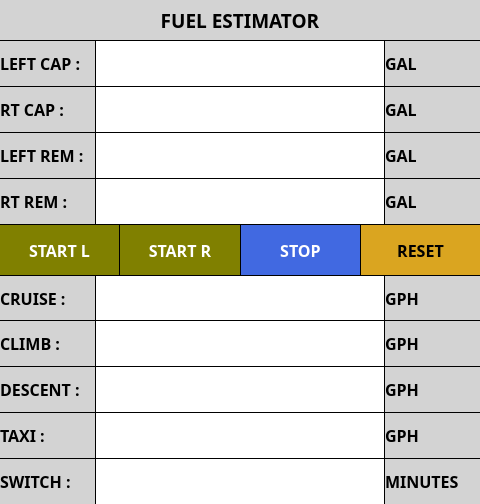
<?xml version="1.0" encoding="UTF-8"?>
<ui version="4.0">
 <class>FuelTanksDialog</class>
 <widget class="QDialog" name="FuelTanksDialog">
  <property name="geometry">
   <rect>
    <x>0</x>
    <y>0</y>
    <width>480</width>
    <height>504</height>
   </rect>
  </property>
  <property name="sizePolicy">
   <sizepolicy hsizetype="Expanding" vsizetype="Expanding">
    <horstretch>0</horstretch>
    <verstretch>0</verstretch>
   </sizepolicy>
  </property>
  <property name="palette">
   <palette>
    <active>
     <colorrole role="Base">
      <brush brushstyle="SolidPattern">
       <color alpha="255">
        <red>255</red>
        <green>255</green>
        <blue>255</blue>
       </color>
      </brush>
     </colorrole>
     <colorrole role="Window">
      <brush brushstyle="SolidPattern">
       <color alpha="255">
        <red>0</red>
        <green>0</green>
        <blue>0</blue>
       </color>
      </brush>
     </colorrole>
    </active>
    <inactive>
     <colorrole role="Base">
      <brush brushstyle="SolidPattern">
       <color alpha="255">
        <red>255</red>
        <green>255</green>
        <blue>255</blue>
       </color>
      </brush>
     </colorrole>
     <colorrole role="Window">
      <brush brushstyle="SolidPattern">
       <color alpha="255">
        <red>0</red>
        <green>0</green>
        <blue>0</blue>
       </color>
      </brush>
     </colorrole>
    </inactive>
    <disabled>
     <colorrole role="Base">
      <brush brushstyle="SolidPattern">
       <color alpha="255">
        <red>0</red>
        <green>0</green>
        <blue>0</blue>
       </color>
      </brush>
     </colorrole>
     <colorrole role="Window">
      <brush brushstyle="SolidPattern">
       <color alpha="255">
        <red>0</red>
        <green>0</green>
        <blue>0</blue>
       </color>
      </brush>
     </colorrole>
    </disabled>
   </palette>
  </property>
  <property name="font">
   <font>
    <family>Piboto</family>
    <pointsize>12</pointsize>
    <weight>75</weight>
    <bold>true</bold>
   </font>
  </property>
  <property name="windowTitle">
   <string>FUEL</string>
  </property>
  <property name="styleSheet">
   <string notr="true">QPushButton
{
	border: none;
	color: white;
	background-color: DimGray;
	margin: 0px;
}
QPushButton::pressed
{
	border: none;
	color: black;
	background-color: LightGray;
	margin: 0px;
}
</string>
  </property>
  <layout class="QGridLayout" name="m_pFuelGridLayout">
   <property name="leftMargin">
    <number>0</number>
   </property>
   <property name="topMargin">
    <number>0</number>
   </property>
   <property name="rightMargin">
    <number>0</number>
   </property>
   <property name="bottomMargin">
    <number>0</number>
   </property>
   <property name="spacing">
    <number>1</number>
   </property>
   <item row="9" column="4">
    <widget class="QLabel" name="label_10">
     <property name="font">
      <font>
       <family>Droid Sans</family>
       <pointsize>12</pointsize>
       <weight>75</weight>
       <bold>true</bold>
      </font>
     </property>
     <property name="autoFillBackground">
      <bool>false</bool>
     </property>
     <property name="styleSheet">
      <string notr="true">QLabel
{
	color: black;
	background-color: LightGray;
}</string>
     </property>
     <property name="text">
      <string>GPH</string>
     </property>
     <property name="margin">
      <number>5</number>
     </property>
    </widget>
   </item>
   <item row="7" column="0" colspan="5">
    <layout class="QHBoxLayout" name="horizontalLayout">
     <property name="spacing">
      <number>1</number>
     </property>
     <item>
      <widget class="QPushButton" name="m_pStartLeftButton">
       <property name="sizePolicy">
        <sizepolicy hsizetype="MinimumExpanding" vsizetype="MinimumExpanding">
         <horstretch>0</horstretch>
         <verstretch>0</verstretch>
        </sizepolicy>
       </property>
       <property name="minimumSize">
        <size>
         <width>0</width>
         <height>50</height>
        </size>
       </property>
       <property name="font">
        <font>
         <family>Droid Sans</family>
         <pointsize>12</pointsize>
         <weight>75</weight>
         <bold>true</bold>
        </font>
       </property>
       <property name="autoFillBackground">
        <bool>false</bool>
       </property>
       <property name="styleSheet">
        <string notr="true">QPushButton
{
	border: none;
	background-color: Olive;
	color: white;
}
QPushButton::pressed
{
	border: none;
	background-color: OliveDrab;
	color: black;
}
</string>
       </property>
       <property name="text">
        <string>START L</string>
       </property>
       <property name="iconSize">
        <size>
         <width>32</width>
         <height>32</height>
        </size>
       </property>
      </widget>
     </item>
     <item>
      <widget class="QPushButton" name="m_pStartRightButton">
       <property name="sizePolicy">
        <sizepolicy hsizetype="MinimumExpanding" vsizetype="MinimumExpanding">
         <horstretch>0</horstretch>
         <verstretch>0</verstretch>
        </sizepolicy>
       </property>
       <property name="minimumSize">
        <size>
         <width>0</width>
         <height>50</height>
        </size>
       </property>
       <property name="font">
        <font>
         <family>Droid Sans</family>
         <pointsize>12</pointsize>
         <weight>75</weight>
         <bold>true</bold>
        </font>
       </property>
       <property name="styleSheet">
        <string notr="true">QPushButton
{
	border: none;
	background-color: Olive;
	color: white;
}
QPushButton::pressed
{
	border: none;
	background-color: OliveDrab;
	color: black;
}
</string>
       </property>
       <property name="text">
        <string>START R</string>
       </property>
       <property name="iconSize">
        <size>
         <width>32</width>
         <height>32</height>
        </size>
       </property>
      </widget>
     </item>
     <item>
      <widget class="QPushButton" name="m_pStopButton">
       <property name="sizePolicy">
        <sizepolicy hsizetype="MinimumExpanding" vsizetype="MinimumExpanding">
         <horstretch>0</horstretch>
         <verstretch>0</verstretch>
        </sizepolicy>
       </property>
       <property name="minimumSize">
        <size>
         <width>0</width>
         <height>50</height>
        </size>
       </property>
       <property name="font">
        <font>
         <family>Droid Sans</family>
         <pointsize>12</pointsize>
         <weight>75</weight>
         <bold>true</bold>
        </font>
       </property>
       <property name="styleSheet">
        <string notr="true">QPushButton
{
	border: none;
	background-color: RoyalBlue;
	color: white;
}
QPushButton::pressed
{
	border: none;
	background-color: CornflowerBlue;
	color: black;
}
</string>
       </property>
       <property name="text">
        <string>STOP</string>
       </property>
       <property name="iconSize">
        <size>
         <width>32</width>
         <height>32</height>
        </size>
       </property>
      </widget>
     </item>
     <item>
      <widget class="QPushButton" name="m_pResetFuelButton">
       <property name="sizePolicy">
        <sizepolicy hsizetype="MinimumExpanding" vsizetype="MinimumExpanding">
         <horstretch>0</horstretch>
         <verstretch>0</verstretch>
        </sizepolicy>
       </property>
       <property name="minimumSize">
        <size>
         <width>0</width>
         <height>50</height>
        </size>
       </property>
       <property name="font">
        <font>
         <family>Droid Sans</family>
         <pointsize>12</pointsize>
         <weight>75</weight>
         <bold>true</bold>
        </font>
       </property>
       <property name="styleSheet">
        <string notr="true">QPushButton
{
	border: none;
	background-color: Goldenrod;
	color: black;
}
QPushButton::pressed
{
	border: none;
	background-color: Gold;
	color: black;
}
</string>
       </property>
       <property name="text">
        <string>RESET</string>
       </property>
       <property name="iconSize">
        <size>
         <width>32</width>
         <height>32</height>
        </size>
       </property>
      </widget>
     </item>
    </layout>
   </item>
   <item row="2" column="0">
    <widget class="QLabel" name="m_pRCapLabel">
     <property name="font">
      <font>
       <family>Droid Sans</family>
       <pointsize>12</pointsize>
       <weight>75</weight>
       <bold>true</bold>
      </font>
     </property>
     <property name="autoFillBackground">
      <bool>false</bool>
     </property>
     <property name="styleSheet">
      <string notr="true">QLabel
{
	color: black;
	background-color: LightGray;
}</string>
     </property>
     <property name="text">
      <string>RT CAP :</string>
     </property>
     <property name="margin">
      <number>5</number>
     </property>
    </widget>
   </item>
   <item row="10" column="4">
    <widget class="QLabel" name="label_11">
     <property name="font">
      <font>
       <family>Droid Sans</family>
       <pointsize>12</pointsize>
       <weight>75</weight>
       <bold>true</bold>
      </font>
     </property>
     <property name="autoFillBackground">
      <bool>false</bool>
     </property>
     <property name="styleSheet">
      <string notr="true">QLabel
{
	color: black;
	background-color: LightGray;
}</string>
     </property>
     <property name="text">
      <string>GPH</string>
     </property>
     <property name="margin">
      <number>5</number>
     </property>
    </widget>
   </item>
   <item row="9" column="1" colspan="3">
    <widget class="ClickLabel" name="m_pCruiseRateLabel">
     <property name="sizePolicy">
      <sizepolicy hsizetype="MinimumExpanding" vsizetype="MinimumExpanding">
       <horstretch>0</horstretch>
       <verstretch>0</verstretch>
      </sizepolicy>
     </property>
     <property name="font">
      <font>
       <family>Droid Sans</family>
       <pointsize>24</pointsize>
       <weight>75</weight>
       <bold>true</bold>
      </font>
     </property>
     <property name="autoFillBackground">
      <bool>false</bool>
     </property>
     <property name="styleSheet">
      <string notr="true">QLabel { background-color: white; color: black; }</string>
     </property>
     <property name="frameShape">
      <enum>QFrame::NoFrame</enum>
     </property>
     <property name="alignment">
      <set>Qt::AlignCenter</set>
     </property>
    </widget>
   </item>
   <item row="5" column="4">
    <widget class="QLabel" name="m_pRightRemUnitsLabel">
     <property name="font">
      <font>
       <family>Droid Sans</family>
       <pointsize>12</pointsize>
       <weight>75</weight>
       <bold>true</bold>
      </font>
     </property>
     <property name="autoFillBackground">
      <bool>false</bool>
     </property>
     <property name="styleSheet">
      <string notr="true">QLabel
{
	color: black;
	background-color: LightGray;
}</string>
     </property>
     <property name="text">
      <string>GAL</string>
     </property>
     <property name="margin">
      <number>5</number>
     </property>
    </widget>
   </item>
   <item row="3" column="1" colspan="3">
    <widget class="ClickLabel" name="m_pLeftRemainLabel">
     <property name="sizePolicy">
      <sizepolicy hsizetype="MinimumExpanding" vsizetype="MinimumExpanding">
       <horstretch>0</horstretch>
       <verstretch>0</verstretch>
      </sizepolicy>
     </property>
     <property name="font">
      <font>
       <family>Droid Sans</family>
       <pointsize>24</pointsize>
       <weight>75</weight>
       <bold>true</bold>
      </font>
     </property>
     <property name="autoFillBackground">
      <bool>false</bool>
     </property>
     <property name="styleSheet">
      <string notr="true">QLabel { background-color: white; color: black; }</string>
     </property>
     <property name="frameShape">
      <enum>QFrame::NoFrame</enum>
     </property>
     <property name="alignment">
      <set>Qt::AlignCenter</set>
     </property>
    </widget>
   </item>
   <item row="10" column="1" colspan="3">
    <widget class="ClickLabel" name="m_pClimbRateLabel">
     <property name="sizePolicy">
      <sizepolicy hsizetype="MinimumExpanding" vsizetype="MinimumExpanding">
       <horstretch>0</horstretch>
       <verstretch>0</verstretch>
      </sizepolicy>
     </property>
     <property name="font">
      <font>
       <family>Droid Sans</family>
       <pointsize>24</pointsize>
       <weight>75</weight>
       <bold>true</bold>
      </font>
     </property>
     <property name="autoFillBackground">
      <bool>false</bool>
     </property>
     <property name="styleSheet">
      <string notr="true">QLabel { background-color: white; color: black; }</string>
     </property>
     <property name="frameShape">
      <enum>QFrame::NoFrame</enum>
     </property>
     <property name="alignment">
      <set>Qt::AlignCenter</set>
     </property>
    </widget>
   </item>
   <item row="2" column="1" colspan="3">
    <widget class="ClickLabel" name="m_pRightCapLabel">
     <property name="sizePolicy">
      <sizepolicy hsizetype="MinimumExpanding" vsizetype="MinimumExpanding">
       <horstretch>0</horstretch>
       <verstretch>0</verstretch>
      </sizepolicy>
     </property>
     <property name="font">
      <font>
       <family>Droid Sans</family>
       <pointsize>24</pointsize>
       <weight>75</weight>
       <bold>true</bold>
      </font>
     </property>
     <property name="autoFillBackground">
      <bool>false</bool>
     </property>
     <property name="styleSheet">
      <string notr="true">QLabel { background-color: white; color: black; }</string>
     </property>
     <property name="frameShape">
      <enum>QFrame::NoFrame</enum>
     </property>
     <property name="alignment">
      <set>Qt::AlignCenter</set>
     </property>
    </widget>
   </item>
   <item row="13" column="4">
    <widget class="QLabel" name="m_pSwitchIntUnitsLabel">
     <property name="font">
      <font>
       <family>Droid Sans</family>
       <pointsize>12</pointsize>
       <weight>75</weight>
       <bold>true</bold>
      </font>
     </property>
     <property name="autoFillBackground">
      <bool>false</bool>
     </property>
     <property name="styleSheet">
      <string notr="true">QLabel
{
	color: black;
	background-color: LightGray;
}</string>
     </property>
     <property name="text">
      <string>MINUTES</string>
     </property>
     <property name="margin">
      <number>5</number>
     </property>
    </widget>
   </item>
   <item row="10" column="0">
    <widget class="QLabel" name="label_6">
     <property name="font">
      <font>
       <family>Droid Sans</family>
       <pointsize>12</pointsize>
       <weight>75</weight>
       <bold>true</bold>
      </font>
     </property>
     <property name="autoFillBackground">
      <bool>false</bool>
     </property>
     <property name="styleSheet">
      <string notr="true">QLabel
{
	color: black;
	background-color: LightGray;
}</string>
     </property>
     <property name="text">
      <string>CLIMB :</string>
     </property>
     <property name="margin">
      <number>5</number>
     </property>
    </widget>
   </item>
   <item row="3" column="4">
    <widget class="QLabel" name="m_pLeftRemUnitsLabel">
     <property name="font">
      <font>
       <family>Droid Sans</family>
       <pointsize>12</pointsize>
       <weight>75</weight>
       <bold>true</bold>
      </font>
     </property>
     <property name="autoFillBackground">
      <bool>false</bool>
     </property>
     <property name="styleSheet">
      <string notr="true">QLabel
{
	color: black;
	background-color: LightGray;
}</string>
     </property>
     <property name="text">
      <string>GAL</string>
     </property>
     <property name="margin">
      <number>5</number>
     </property>
    </widget>
   </item>
   <item row="3" column="0">
    <widget class="QLabel" name="m_pLRemLabel">
     <property name="font">
      <font>
       <family>Droid Sans</family>
       <pointsize>12</pointsize>
       <weight>75</weight>
       <bold>true</bold>
      </font>
     </property>
     <property name="autoFillBackground">
      <bool>false</bool>
     </property>
     <property name="styleSheet">
      <string notr="true">QLabel
{
	color: black;
	background-color: LightGray;
}</string>
     </property>
     <property name="text">
      <string>LEFT REM :</string>
     </property>
     <property name="margin">
      <number>5</number>
     </property>
    </widget>
   </item>
   <item row="5" column="0">
    <widget class="QLabel" name="m_pRRemLabel">
     <property name="font">
      <font>
       <family>Droid Sans</family>
       <pointsize>12</pointsize>
       <weight>75</weight>
       <bold>true</bold>
      </font>
     </property>
     <property name="autoFillBackground">
      <bool>false</bool>
     </property>
     <property name="styleSheet">
      <string notr="true">QLabel
{
	color: black;
	background-color: LightGray;
}</string>
     </property>
     <property name="text">
      <string>RT REM :</string>
     </property>
     <property name="margin">
      <number>5</number>
     </property>
    </widget>
   </item>
   <item row="2" column="4">
    <widget class="QLabel" name="m_pRightCapUnitsLabel">
     <property name="font">
      <font>
       <family>Droid Sans</family>
       <pointsize>12</pointsize>
       <weight>75</weight>
       <bold>true</bold>
      </font>
     </property>
     <property name="autoFillBackground">
      <bool>false</bool>
     </property>
     <property name="styleSheet">
      <string notr="true">QLabel
{
	color: black;
	background-color: LightGray;
}</string>
     </property>
     <property name="text">
      <string>GAL</string>
     </property>
     <property name="margin">
      <number>5</number>
     </property>
    </widget>
   </item>
   <item row="12" column="0">
    <widget class="QLabel" name="label_8">
     <property name="font">
      <font>
       <family>Droid Sans</family>
       <pointsize>12</pointsize>
       <weight>75</weight>
       <bold>true</bold>
      </font>
     </property>
     <property name="autoFillBackground">
      <bool>false</bool>
     </property>
     <property name="styleSheet">
      <string notr="true">QLabel
{
	color: black;
	background-color: LightGray;
}</string>
     </property>
     <property name="text">
      <string>TAXI :</string>
     </property>
     <property name="margin">
      <number>5</number>
     </property>
    </widget>
   </item>
   <item row="13" column="0">
    <widget class="QLabel" name="m_pSwitchIntLabelLbl">
     <property name="font">
      <font>
       <family>Droid Sans</family>
       <pointsize>12</pointsize>
       <weight>75</weight>
       <bold>true</bold>
      </font>
     </property>
     <property name="autoFillBackground">
      <bool>false</bool>
     </property>
     <property name="styleSheet">
      <string notr="true">QLabel
{
	color: black;
	background-color: LightGray;
}</string>
     </property>
     <property name="text">
      <string>SWITCH :</string>
     </property>
     <property name="margin">
      <number>5</number>
     </property>
    </widget>
   </item>
   <item row="9" column="0">
    <widget class="QLabel" name="label_5">
     <property name="font">
      <font>
       <family>Droid Sans</family>
       <pointsize>12</pointsize>
       <weight>75</weight>
       <bold>true</bold>
      </font>
     </property>
     <property name="autoFillBackground">
      <bool>false</bool>
     </property>
     <property name="styleSheet">
      <string notr="true">QLabel
{
	color: black;
	background-color: LightGray;
}</string>
     </property>
     <property name="text">
      <string>CRUISE :</string>
     </property>
     <property name="margin">
      <number>5</number>
     </property>
    </widget>
   </item>
   <item row="13" column="1" colspan="3">
    <widget class="ClickLabel" name="m_pSwitchIntLabel">
     <property name="sizePolicy">
      <sizepolicy hsizetype="MinimumExpanding" vsizetype="MinimumExpanding">
       <horstretch>0</horstretch>
       <verstretch>0</verstretch>
      </sizepolicy>
     </property>
     <property name="font">
      <font>
       <family>Droid Sans</family>
       <pointsize>24</pointsize>
       <weight>75</weight>
       <bold>true</bold>
      </font>
     </property>
     <property name="autoFillBackground">
      <bool>false</bool>
     </property>
     <property name="styleSheet">
      <string notr="true">QLabel { background-color: white; color: black; }</string>
     </property>
     <property name="frameShape">
      <enum>QFrame::NoFrame</enum>
     </property>
     <property name="alignment">
      <set>Qt::AlignCenter</set>
     </property>
    </widget>
   </item>
   <item row="1" column="0">
    <widget class="QLabel" name="m_pLCapLabel">
     <property name="font">
      <font>
       <family>Droid Sans</family>
       <pointsize>12</pointsize>
       <weight>75</weight>
       <bold>true</bold>
      </font>
     </property>
     <property name="autoFillBackground">
      <bool>false</bool>
     </property>
     <property name="styleSheet">
      <string notr="true">QLabel
{
	color: black;
	background-color: LightGray;
}</string>
     </property>
     <property name="text">
      <string>LEFT CAP :</string>
     </property>
     <property name="margin">
      <number>5</number>
     </property>
    </widget>
   </item>
   <item row="1" column="4">
    <widget class="QLabel" name="m_pLeftCapUnitsLabel">
     <property name="font">
      <font>
       <family>Droid Sans</family>
       <pointsize>12</pointsize>
       <weight>75</weight>
       <bold>true</bold>
      </font>
     </property>
     <property name="autoFillBackground">
      <bool>false</bool>
     </property>
     <property name="styleSheet">
      <string notr="true">QLabel
{
	color: black;
	background-color: LightGray;
}</string>
     </property>
     <property name="text">
      <string>GAL</string>
     </property>
     <property name="margin">
      <number>5</number>
     </property>
    </widget>
   </item>
   <item row="12" column="1" colspan="3">
    <widget class="ClickLabel" name="m_pTaxiRateLabel">
     <property name="sizePolicy">
      <sizepolicy hsizetype="MinimumExpanding" vsizetype="MinimumExpanding">
       <horstretch>0</horstretch>
       <verstretch>0</verstretch>
      </sizepolicy>
     </property>
     <property name="font">
      <font>
       <family>Droid Sans</family>
       <pointsize>24</pointsize>
       <weight>75</weight>
       <bold>true</bold>
      </font>
     </property>
     <property name="autoFillBackground">
      <bool>false</bool>
     </property>
     <property name="styleSheet">
      <string notr="true">QLabel { background-color: white; color: black; }</string>
     </property>
     <property name="frameShape">
      <enum>QFrame::NoFrame</enum>
     </property>
     <property name="alignment">
      <set>Qt::AlignCenter</set>
     </property>
    </widget>
   </item>
   <item row="5" column="1" colspan="3">
    <widget class="ClickLabel" name="m_pRightRemainLabel">
     <property name="sizePolicy">
      <sizepolicy hsizetype="MinimumExpanding" vsizetype="MinimumExpanding">
       <horstretch>0</horstretch>
       <verstretch>0</verstretch>
      </sizepolicy>
     </property>
     <property name="font">
      <font>
       <family>Droid Sans</family>
       <pointsize>24</pointsize>
       <weight>75</weight>
       <bold>true</bold>
      </font>
     </property>
     <property name="autoFillBackground">
      <bool>false</bool>
     </property>
     <property name="styleSheet">
      <string notr="true">QLabel { background-color: white; color: black; }</string>
     </property>
     <property name="frameShape">
      <enum>QFrame::NoFrame</enum>
     </property>
     <property name="alignment">
      <set>Qt::AlignCenter</set>
     </property>
    </widget>
   </item>
   <item row="12" column="4">
    <widget class="QLabel" name="label_13">
     <property name="font">
      <font>
       <family>Droid Sans</family>
       <pointsize>12</pointsize>
       <weight>75</weight>
       <bold>true</bold>
      </font>
     </property>
     <property name="autoFillBackground">
      <bool>false</bool>
     </property>
     <property name="styleSheet">
      <string notr="true">QLabel
{
	color: black;
	background-color: LightGray;
}</string>
     </property>
     <property name="text">
      <string>GPH</string>
     </property>
     <property name="margin">
      <number>5</number>
     </property>
    </widget>
   </item>
   <item row="11" column="1" colspan="3">
    <widget class="ClickLabel" name="m_pDescRateLabel">
     <property name="sizePolicy">
      <sizepolicy hsizetype="MinimumExpanding" vsizetype="MinimumExpanding">
       <horstretch>0</horstretch>
       <verstretch>0</verstretch>
      </sizepolicy>
     </property>
     <property name="font">
      <font>
       <family>Droid Sans</family>
       <pointsize>24</pointsize>
       <weight>75</weight>
       <bold>true</bold>
      </font>
     </property>
     <property name="autoFillBackground">
      <bool>false</bool>
     </property>
     <property name="styleSheet">
      <string notr="true">QLabel { background-color: white; color: black; }</string>
     </property>
     <property name="frameShape">
      <enum>QFrame::NoFrame</enum>
     </property>
     <property name="alignment">
      <set>Qt::AlignCenter</set>
     </property>
    </widget>
   </item>
   <item row="11" column="4">
    <widget class="QLabel" name="label_12">
     <property name="font">
      <font>
       <family>Droid Sans</family>
       <pointsize>12</pointsize>
       <weight>75</weight>
       <bold>true</bold>
      </font>
     </property>
     <property name="autoFillBackground">
      <bool>false</bool>
     </property>
     <property name="styleSheet">
      <string notr="true">QLabel
{
	color: black;
	background-color: LightGray;
}</string>
     </property>
     <property name="text">
      <string>GPH</string>
     </property>
     <property name="margin">
      <number>5</number>
     </property>
    </widget>
   </item>
   <item row="1" column="1" colspan="3">
    <widget class="ClickLabel" name="m_pLeftCapLabel">
     <property name="sizePolicy">
      <sizepolicy hsizetype="MinimumExpanding" vsizetype="MinimumExpanding">
       <horstretch>0</horstretch>
       <verstretch>0</verstretch>
      </sizepolicy>
     </property>
     <property name="font">
      <font>
       <family>Droid Sans</family>
       <pointsize>24</pointsize>
       <weight>75</weight>
       <bold>true</bold>
      </font>
     </property>
     <property name="autoFillBackground">
      <bool>false</bool>
     </property>
     <property name="styleSheet">
      <string notr="true">QLabel { background-color: white; color: black; }</string>
     </property>
     <property name="frameShape">
      <enum>QFrame::NoFrame</enum>
     </property>
     <property name="alignment">
      <set>Qt::AlignCenter</set>
     </property>
    </widget>
   </item>
   <item row="11" column="0">
    <widget class="QLabel" name="label_7">
     <property name="font">
      <font>
       <family>Droid Sans</family>
       <pointsize>12</pointsize>
       <weight>75</weight>
       <bold>true</bold>
      </font>
     </property>
     <property name="autoFillBackground">
      <bool>false</bool>
     </property>
     <property name="styleSheet">
      <string notr="true">QLabel
{
	color: black;
	background-color: LightGray;
}</string>
     </property>
     <property name="text">
      <string>DESCENT :</string>
     </property>
     <property name="margin">
      <number>5</number>
     </property>
    </widget>
   </item>
   <item row="0" column="0" colspan="5">
    <widget class="QLabel" name="m_pTitleLabel">
     <property name="sizePolicy">
      <sizepolicy hsizetype="MinimumExpanding" vsizetype="MinimumExpanding">
       <horstretch>0</horstretch>
       <verstretch>0</verstretch>
      </sizepolicy>
     </property>
     <property name="minimumSize">
      <size>
       <width>0</width>
       <height>40</height>
      </size>
     </property>
     <property name="maximumSize">
      <size>
       <width>16777215</width>
       <height>40</height>
      </size>
     </property>
     <property name="font">
      <font>
       <family>Droid Sans</family>
       <pointsize>14</pointsize>
       <weight>75</weight>
       <bold>true</bold>
      </font>
     </property>
     <property name="autoFillBackground">
      <bool>false</bool>
     </property>
     <property name="styleSheet">
      <string notr="true">QLabel { background-color: LightGray; color: black; }</string>
     </property>
     <property name="frameShape">
      <enum>QFrame::NoFrame</enum>
     </property>
     <property name="text">
      <string>FUEL ESTIMATOR</string>
     </property>
     <property name="alignment">
      <set>Qt::AlignCenter</set>
     </property>
    </widget>
   </item>
  </layout>
 </widget>
 <customwidgets>
  <customwidget>
   <class>ClickLabel</class>
   <extends>QLabel</extends>
   <header location="global">ClickLabel.h</header>
  </customwidget>
 </customwidgets>
 <resources>
  <include location="../AHRSResources.qrc"/>
 </resources>
 <connections/>
</ui>
